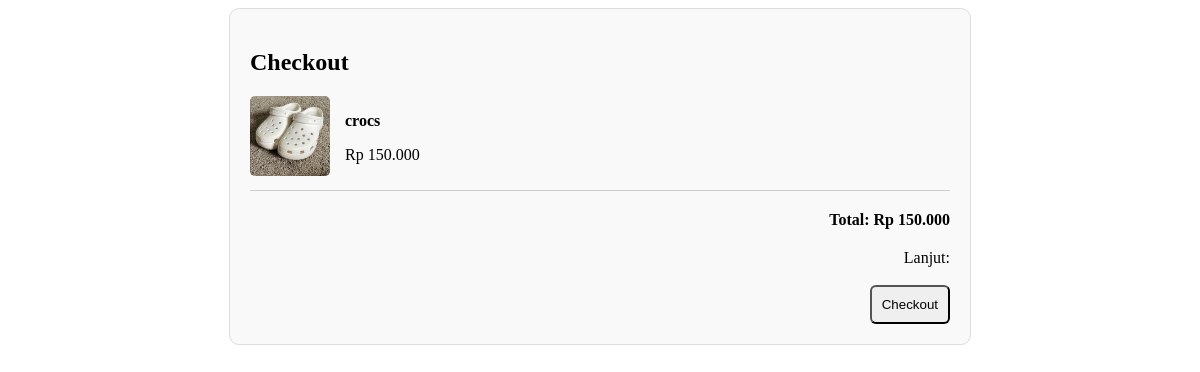
The app's page /user/checkout.php?id_pakaian=47 with its own data.
### tables this page shows
CREATE TABLE `pakaian` (
  `id_pakaian` int(5) NOT NULL,
  `id_user` int(5) NOT NULL,
  `nama_pakaian` varchar(50) NOT NULL,
  `gender` enum('Pria','Wanita','Unisex') NOT NULL,
  `deskripsi` text NOT NULL,
  `harga` decimal(10,0) NOT NULL,
  `id_kategori` int(5) NOT NULL,
  `id_ukuran` int(5) NOT NULL,
  `id_kondisi` int(5) NOT NULL,
  `foto_pakaian` blob NOT NULL,
  `tgl_upload` datetime NOT NULL DEFAULT current_timestamp(),
  `status_ketersediaan` enum('Tersedia','dipesan','Terjual') NOT NULL DEFAULT 'Tersedia'
);

### user/checkout.php (the view, shortened to what this page needs)
<?php
include '../config.php';
$total = 0;
if (isset($_GET['id_pakaian'])) {
    $id_pakaian = $_GET['id_pakaian'];
    $query = mysqli_query($koneksi, "
        SELECT p.id_pakaian, p.nama_pakaian, p.harga, f.path_foto
        FROM pakaian p
        LEFT JOIN (
            SELECT id_pakaian, MIN(path_foto) AS path_foto FROM foto_produk GROUP BY id_pakaian
        ) f ON p.id_pakaian = f.id_pakaian
        WHERE p.id_pakaian = '$id_pakaian'
    ");
}
?>
<!DOCTYPE html>
<html lang="id">
<head>
</head>
<body>
<div class="checkout-container">
    <h2>Checkout</h2>
    <?php while ($item = mysqli_fetch_assoc($query)) : ?>
        <div class="produk-item">
            <img src="../uploads/<?= $item['path_foto'] ?>" alt="<?= $item['nama_pakaian'] ?>">
            <div class="produk-info">
                <p><strong><?= $item['nama_pakaian'] ?></strong></p>
                <p>Rp <?= number_format($item['harga'], 0, ',', '.') ?></p>
            </div>
        </div>
        <?php $total += $item['harga']; ?>
    <?php endwhile; ?>
    <p class="total">Total: Rp <?= number_format($total, 0, ',', '.') ?></p>
    <form action="../proses/proses_checkout.php" method="POST" class="form-checkout">
        <label for="metode_pembayaran">Lanjut:</label>
        <br><br>
        <button type="submit">Checkout</button>
    </form>
</div>
</body>
</html>

### user/checkout.php (style rules this page uses)
.checkout-container { max-width: 700px; margin: auto; padding: 20px; border: 1px solid #ddd; border-radius: 10px; background: #f9f9f9; }
.produk-item { display: flex; gap: 15px; margin-bottom: 15px; border-bottom: 1px solid #ccc; padding-bottom: 10px; }
.produk-item img { width: 80px; height: 80px; object-fit: cover; border-radius: 5px; }
.produk-info { flex: 1; }
.total { font-weight: bold; text-align: right; margin-top: 20px; }
.form-checkout { margin-top: 20px; text-align: right; }
.form-checkout select, .form-checkout button { padding: 10px; border-radius: 6px; }

### records on screen
pakaian: nama_pakaian (picture), nama_pakaian "crocs", harga "150.000"

### other values on screen
$total "150.000"
